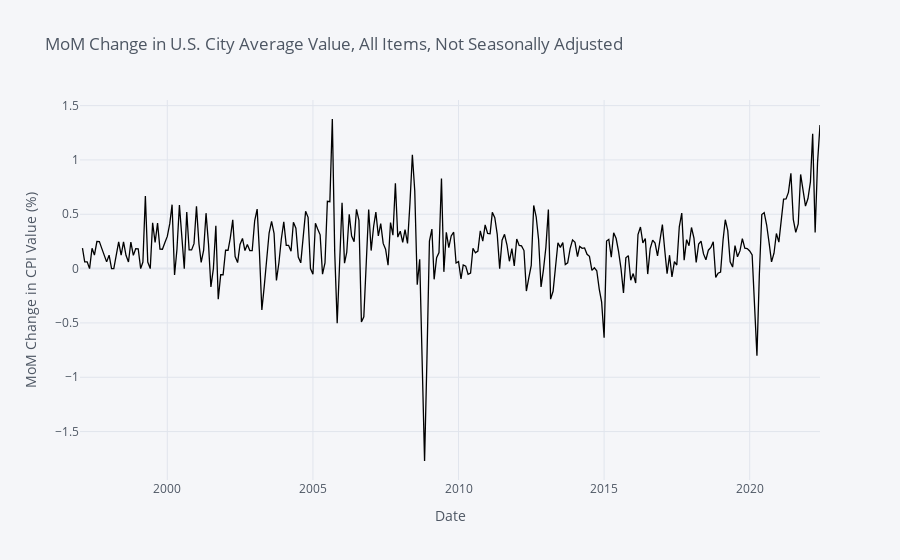

The notebook cell this image was saved under:
### Code cell
all_items_df.iplot(kind='scatter',x='date',y='monthly',
                 title='MoM Change in U.S. City Average Value, All Items, Not Seasonally Adjusted',
                 xTitle='Date',
                 yTitle='MoM Change in CPI Value (%)',
                 color='black')

### Figure 1 — Plotly figure (JSON) as saved in the notebook; plotly's stock layout.template omitted (floating-point values rounded to 4 significant figures; data arrays with more than 128 entries replaced by an {"elided": "..."} marker saying what was removed)
{"data": [{"line": {"color": "rgba(0, 0, 0, 1.0)", "dash": "solid", "shape": "linear", "width": 1.3}, "mode": "lines", "name": "monthly", "text": "", "type": "scatter", "x": {"elided": "306 str values"}, "y": {"elided": "306 mixed values"}}], "layout": {"legend": {"bgcolor": "#F5F6F9", "font": {"color": "#4D5663"}}, "paper_bgcolor": "#F5F6F9", "plot_bgcolor": "#F5F6F9", "title": {"font": {"color": "#4D5663"}, "text": "MoM Change in U.S. City Average Value, All Items, Not Seasonally Adjusted"}, "xaxis": {"gridcolor": "#E1E5ED", "showgrid": true, "tickfont": {"color": "#4D5663"}, "title": {"font": {"color": "#4D5663"}, "text": "Date"}, "zerolinecolor": "#E1E5ED"}, "yaxis": {"gridcolor": "#E1E5ED", "showgrid": true, "tickfont": {"color": "#4D5663"}, "title": {"font": {"color": "#4D5663"}, "text": "MoM Change in CPI Value (%)"}, "zerolinecolor": "#E1E5ED"}}}
